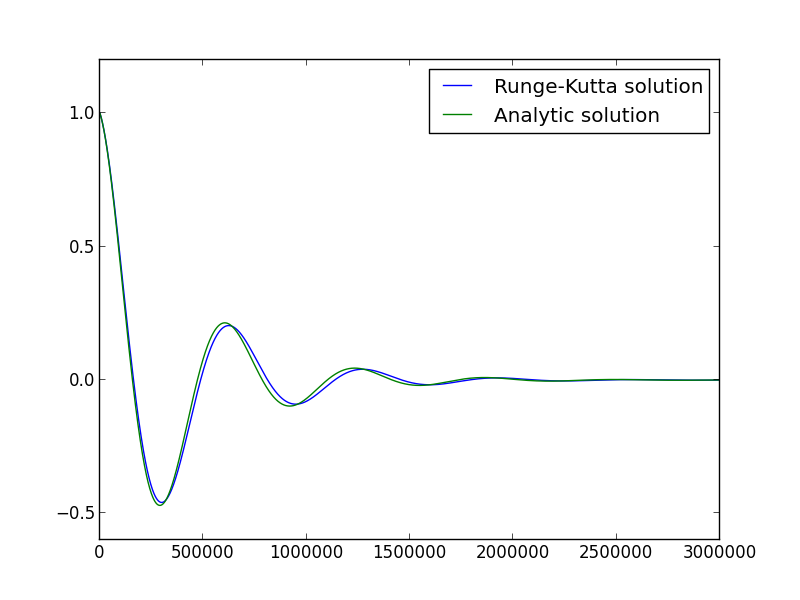

This chart was generated by the following Python code:
#!/usr/bin/python

import matplotlib.pyplot as plt
import math

def f1(x,y1,y2):
  return y2

def f2(x,y1,y2):
  b = 0.5
  c = 1.0
  return -b*y2 - c*c*y1

functions = [f1,f2]

# Initial conditions, at x_0
A = 1.0
b = 0.5
c = 1.0
ics = [A,-A*b/2]

# Values of x to evaluate
h = 0.00001
x_0 = 0.0

# Skipping the first subroutine to find derivatives
# because it's just one line, calling the functions...

# Second subroutine to call derivatives, calculate ks and tys
# Arguments should be:
#   0  : x
#   1+ : y_i
def find_ys(argList):

  y_results = []
  for func_i,func in enumerate(functions):
    k1_args = []
    # x value is unchanged
    k1_args.append(argList[0])
    for i,element in enumerate(argList):
      if i > 0:
        k1_args.append(element)
    k1 = h * func(*k1_args)

    k2_args = []
    k2_args.append(argList[0] + h/2)
    for i,element in enumerate(argList):
      if i > 0:
        k2_args.append(element + k1/2)
    k2 = h * func(*k2_args)

    k3_args = []
    k3_args.append(argList[0] + h/2)
    for i,element in enumerate(argList):
      if i > 0:
        k3_args.append(element + k2/2)
    k3 = h * func(*k2_args)

    k4_args = []
    k4_args.append(argList[0] + h)
    for i,element in enumerate(argList):
      if i > 0:
        k4_args.append(element + k3)
    k4 = h * func(*k4_args)

    y_results.append(argList[func_i+1] + k1/6 + k2/3 + k3/3 + k4/6)
  
  return y_results

analytic = []

def main_routine(functions,ics,h,x_0,num_x):
  # Prepare xs to evaluate
  xs = []
  for i in range(num_x):
    xs.append(x_0 + i * h)

  # Prepare arrays to put y values in
  ys = []
  for i in range(len(functions)):
    ys.append([])

  # Put in ics as first element of y lists
  for i,element in enumerate(ys):
    element.append(ics[i])

  # Run find_ys()
  for x_i,x in enumerate(xs):
    if x_i > 0:
      new_args = [x]
      for i in ys:
        new_args.append(i[-1])
      new_ys = find_ys(new_args)
      for i,element in enumerate(ys):
        element.append(new_ys[i])

  # Plot analytic solution
  for i in xs:
    analytic.append(A*math.exp(-b*i/2)*math.cos(c*i))


  return ys

answer = main_routine(functions,ics,h,x_0,3000000)

# Plot analytic solution
#analytic = []
#for i in xs:
#  analytic.append(A*math.exp(-b*i/2)*math.cos(c*x))

plt.plot(answer[0],label="Runge-Kutta solution")
plt.plot(analytic,label="Analytic solution")
plt.legend()
plt.show()
